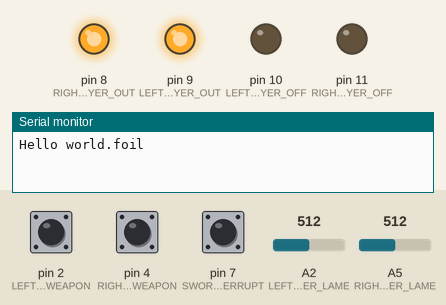
Recording of a sketch running on a simulated Arduino Uno, built with avr-gcc and run on an emulated ATmega328P. On the bench: output pins drawn as LEDs (lit = HIGH), the last lines printed to the serial monitor. Dashed ring = blinking. The inputs (shaded band) are chosen by the test bench; at power-on: pin 7 (SWORDINTERRUPT) HIGH, pin 2 (LEFTPLAYER_WEAPON) HIGH, pin 4 (RIGHTPLAYER_WEAPON) HIGH, A2 (LEFTPLAYER_LAME) = 512, A5 (RIGHTPLAYER_LAME) = 512.

Above: at 1.2 s.
1.3 s: pin 7 (SWORDINTERRUPT) pulled LOW for 3.2 s
At 2.8 s:
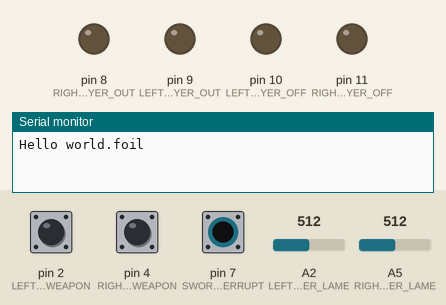
7.5 s: pin 2 (LEFTPLAYER_WEAPON) pulled LOW for 1 s
At 8.45 s:
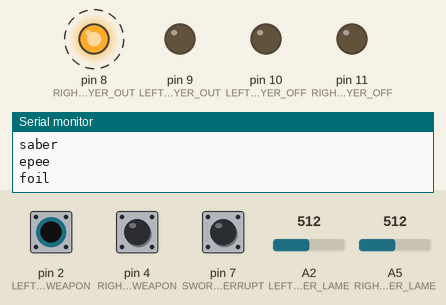
10.5 s: pin 4 (RIGHTPLAYER_WEAPON) pulled LOW for 3.2 s
At 13.2 s:
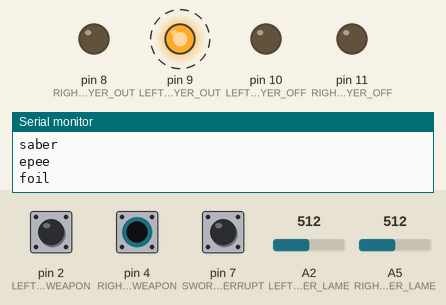
15.4 s: pin 4 (RIGHTPLAYER_WEAPON) pulled LOW for 1 s
19.1 s: pin 2 (LEFTPLAYER_WEAPON) pulled LOW for 3.2 s
Timing chart, 0 to 25.7 s (numbered marks = the images above; inputs shaded):
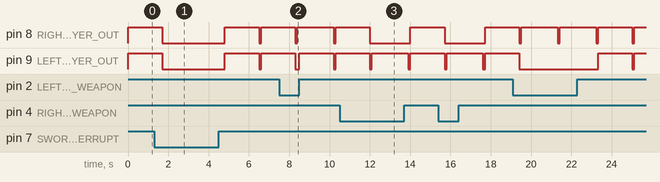

The sketch:

fencing.ino
```cpp
#include <elapsedMillis.h>

// the library for timings


/* pinout: TODO FINISH THIS CUZ ITS REALLY BORING!
NOT ALL PINS ARE THE SAME! try find one with less resistance so i chose 2,4,A5 amd A3
PWM ONES(THE ONES WITH A ~) are particularily bad in this regard


*/
// pins
#define SWORDINTERRUPT 7
// i ran out of pins but analog pins can output voltage soooo.... :)

#define LEFTPLAYER_WEAPON 2
#define RIGHTPLAYER_WEAPON 4
#define LEFTPLAYER_LAME A2
#define RIGHTPLAYER_LAME A5
//
#define LEFTPLAYER_OUT 9
#define RIGHTPLAYER_OUT 8
#define LEFTPLAYER_OFF 10
#define RIGHTPLAYER_OFF 11

#define BEEP_OUT 12


//times ( all in ms)
#define DOUBLE_TIME 100
// ms of a double hit (usually 40-50)
#define LIGHTON 1700
// ms of how long the light will stay on (may be ~60ish ms off but who cares
#define PAUSETIME 100
// ms of how long the pause is
#define BEEPLENGTH 800
// lenght of beep
#define CHANGETIME 1000
// time before the box starts working again  after weapon is changed :)


#define LEFT 'L'
#define RIGHT 'R'


// GLOBAL VARS
elapsedMillis timer0;
elapsedMillis sleeptime = 0;
int lameRightRead;
int lameLeftRead;

volatile bool weapon_change = false;
unsigned long mic = micros();


//0 = foil, 1 = saber, 2 = Epee

// protoypes
void sabre(void);
void foil(void);
void epee(void);
void update_both_lane(void);


void turn_off(void) {
  sleeptime = 0;
  // keep lights on for sleeptime amount
  while (LIGHTON >= sleeptime){
    update_both_lame();
    if (sleeptime > BEEPLENGTH){
      digitalWrite(BEEP_OUT, LOW);
    }
    }
  // turn off all the lights
  digitalWrite(LEFTPLAYER_OUT, LOW);
  digitalWrite(RIGHTPLAYER_OUT, LOW);
  digitalWrite(LEFTPLAYER_OFF, LOW);
  digitalWrite(RIGHTPLAYER_OFF, LOW);
  // pause for
  sleeptime = 0;
  while (PAUSETIME >= sleeptime){
    update_both_lame();
}


}

void setup() {
  pinMode(LEFTPLAYER_WEAPON, INPUT_PULLUP);
  pinMode(RIGHTPLAYER_WEAPON, INPUT_PULLUP);
  pinMode(SWORDINTERRUPT, INPUT_PULLUP);

  pinMode(LEFTPLAYER_LAME, INPUT_PULLUP);
  pinMode(RIGHTPLAYER_LAME, INPUT_PULLUP);

  pinMode(RIGHTPLAYER_OUT, OUTPUT);
  pinMode(LEFTPLAYER_OUT, OUTPUT);

  pinMode(RIGHTPLAYER_OFF, OUTPUT);
  pinMode(LEFTPLAYER_OFF, OUTPUT);


  Serial.begin(9600);
  Serial.print("Hello world.");


}


bool detect_hit(int pin) {
  if (digitalRead(pin) == HIGH) {
    return true;
  }
  return false;
}

void time_tester(){
    Serial.println((micros() - mic));
    mic = micros();

}


void update_lame_l(void){
  if (!detect_hit(RIGHTPLAYER_WEAPON)){
      lameLeftRead = analogRead(LEFTPLAYER_LAME);
      //Serial.println("UPDATINGLEFT");

      }
}
void update_lame_r(void){
    if (!detect_hit(LEFTPLAYER_WEAPON)){
      lameRightRead = analogRead(RIGHTPLAYER_LAME);
  }
}

void update_both_lame(void){
  update_lame_l();
  update_lame_r();
}


void foil(void) {
  while (1) {
    //time_tester();


    if (digitalRead(SWORDINTERRUPT)==0){
      delay(CHANGETIME);
      return;
    }
    update_both_lame();

    if (detect_hit(LEFTPLAYER_WEAPON)) {
      // if smaller than 900, means that lame is being touched......
      if (lameRightRead < 900) {
        digitalWrite(LEFTPLAYER_OUT, HIGH);
      }
      // else it is off target
      else {
        digitalWrite(LEFTPLAYER_OFF, HIGH);
      }

      // wait for a hit
      timer0 = 0;
      while (timer0 <= DOUBLE_TIME) {
        update_lame_l();
        if (detect_hit(RIGHTPLAYER_WEAPON)) {
          // if the hit is on
          if (lameLeftRead < 900)
          {
            digitalWrite(RIGHTPLAYER_OUT, HIGH);
            break;
          }
          else
          {
            digitalWrite(RIGHTPLAYER_OFF, HIGH);
            break;
          }
        }
      }
      turn_off();
      continue;
    }

  if (detect_hit(RIGHTPLAYER_WEAPON)) {

      // if smaller than 900, means that lame is being touched......
      if (lameLeftRead < 900) {
        digitalWrite(RIGHTPLAYER_OUT, HIGH);
      }
      // else it is off target
      else {
        digitalWrite(RIGHTPLAYER_OFF, HIGH);
      }

      // wait for a hit
      timer0 = 0;
      while (timer0 <= DOUBLE_TIME) {
        if (detect_hit(LEFTPLAYER_WEAPON)) {
          // if the hit is on
          if (analogRead(RIGHTPLAYER_LAME) < 900)
          {
            digitalWrite(LEFTPLAYER_OUT, HIGH);
            break;
          }
          else
          {
            digitalWrite(LEFTPLAYER_OFF, HIGH);
            break;
          }
        }
      }
      turn_off();
      continue;
    }

  //return; // TODO REMOVE
  }


}
void sabre(void) {
  foil();
}


bool epeeRead(int pin){
  // reads in an epee-style

}

// connect A to 5v, (WAS LAME BEFORE)
// B to an input before (WAS WEAPON BEFORE)

void epee(void) {

  pinMode(LEFTPLAYER_LAME,OUTPUT);
  pinMode(RIGHTPLAYER_LAME,OUTPUT);
  pinMode(RIGHTPLAYER_WEAPON,INPUT);
  pinMode(LEFTPLAYER_WEAPON,INPUT);

  while (1) {
    if (digitalRead(SWORDINTERRUPT)==0){
      delay(CHANGETIME);
      return;
    }
    Serial.println(analogRead(A4));

}
}

void loop(void) {
  Serial.println("foil");
  foil();
  Serial.println("saber");
  sabre();
  Serial.println("epee");
  epee();
  pinMode(LEFTPLAYER_LAME,INPUT_PULLUP);
  pinMode(RIGHTPLAYER_LAME,INPUT_PULLUP);
    pinMode(LEFTPLAYER_WEAPON,INPUT_PULLUP);
   pinMode(RIGHTPLAYER_WEAPON,INPUT_PULLUP);


}
```

Measured:
- by itself, pin 8 (RIGHTPLAYER_OUT): alternates HIGH for 1.8 s and LOW for 0.10 s
